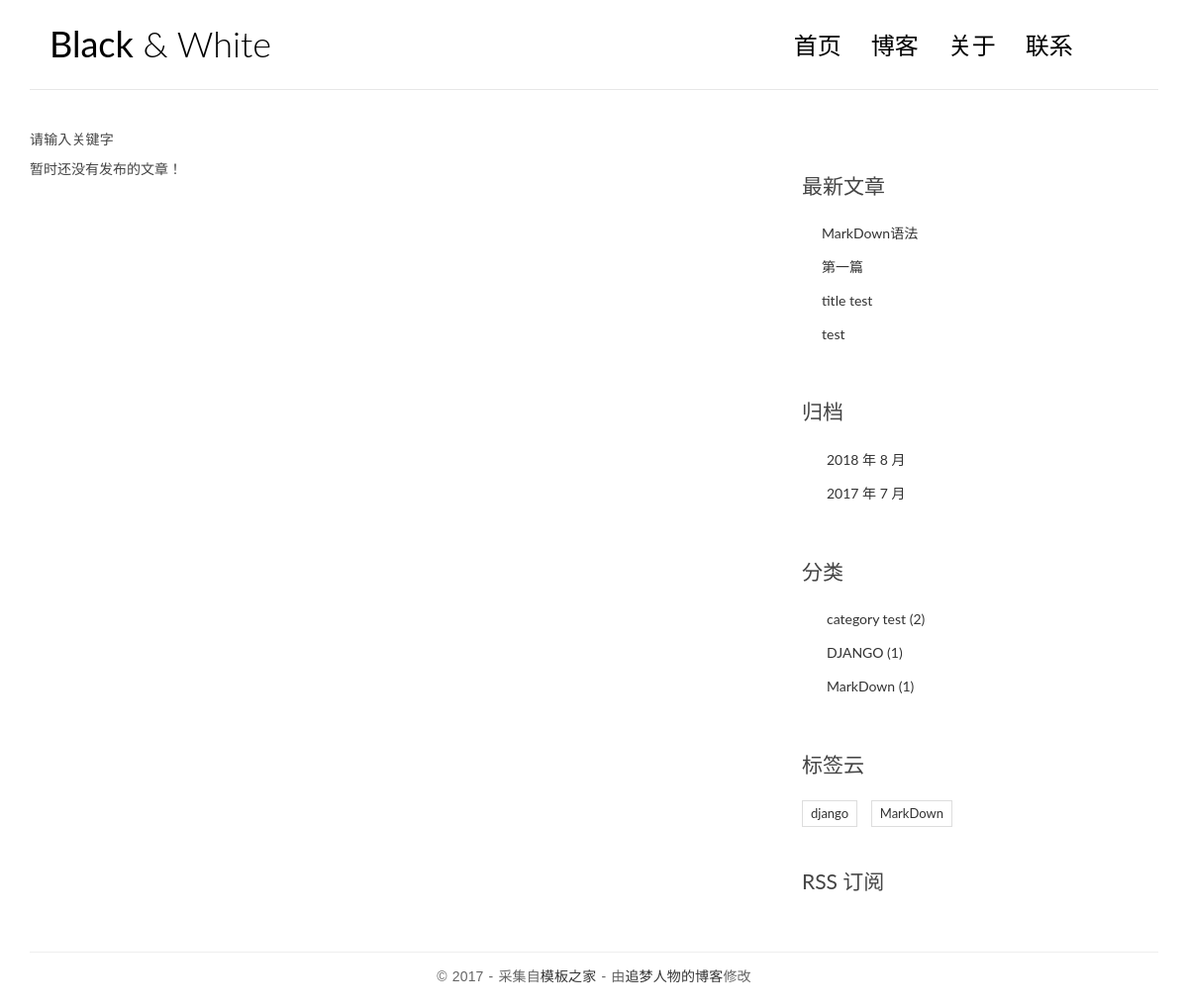
The page /search/ on the database as committed earlier.
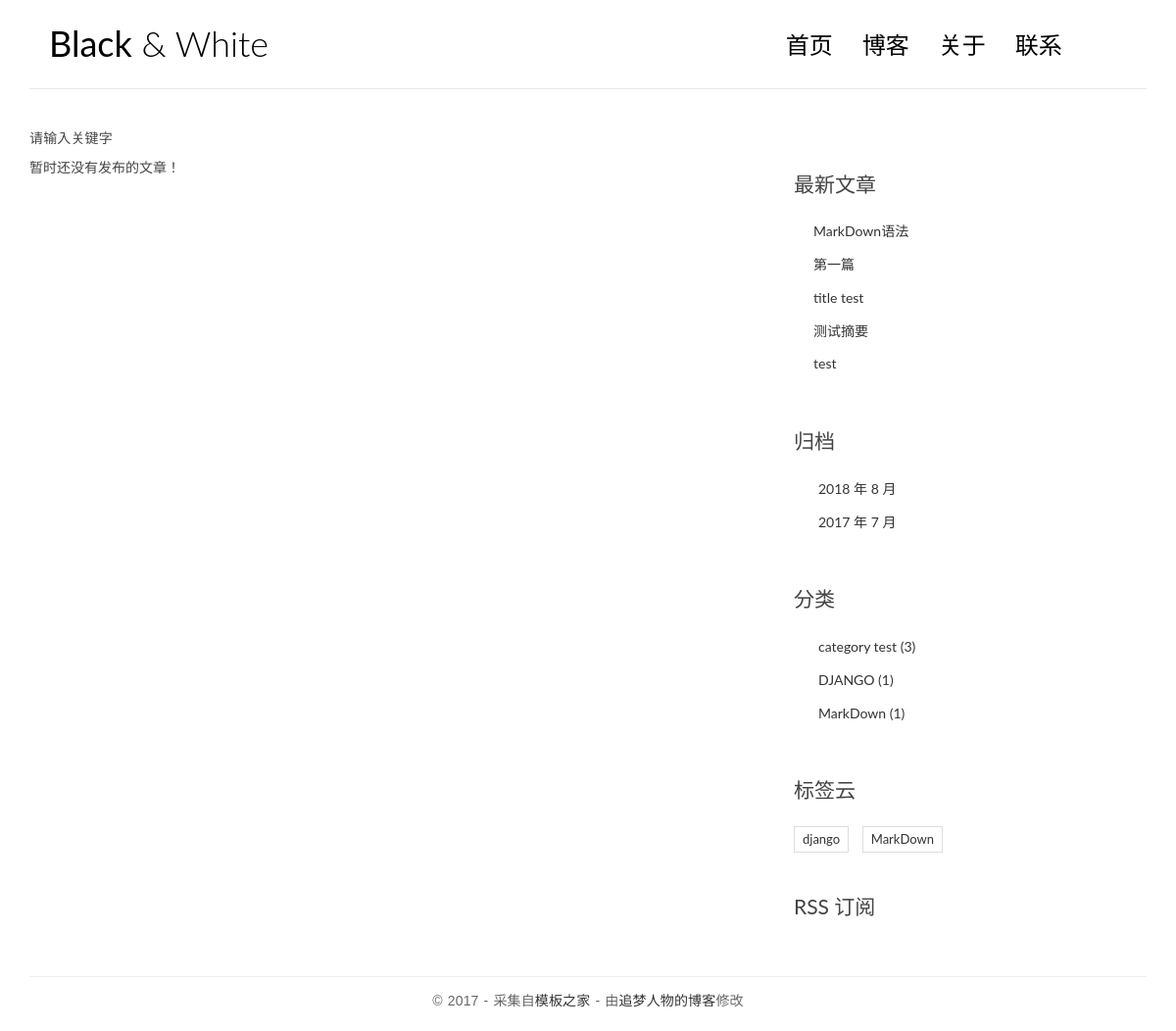
The same page on the database as committed later.
### blog/models.py (models this page shows, shortened)
class Post(models.Model):
    title = models.CharField(max_length=70)
    body = models.TextField()
    created_time = models.DateTimeField()
    modified_time = models.DateTimeField()
    excerpt = models.CharField(max_length=200, blank=True)
    category = models.ForeignKey(Category)
    tags = models.ManyToManyField(Tag, blank=True)
    author = models.ForeignKey(User)
    views = models.PositiveIntegerField(default=0)
    def get_absolute_url(self):
        return reverse('blog:detail', kwargs={'pk': self.pk})
    class Meta:
        ordering = ['-created_time']

class Category(models.Model):
    name = models.CharField(max_length=100)

class Tag(models.Model):
    name = models.CharField(max_length=100)

### blog/views.py (the view)
# urls.py: url(r'^search/$', views.search, name='search'),
def search(request):
    q = request.GET.get('q')
    error_msg = ''
    if not q:
        error_msg = '请输入关键字'
        return render(request, 'blog/index.html', {'error_msg': error_msg})
    post_list = Post.objects.filter(Q(title__icontains=q) | Q(body__icontains=q))
    return render(request, 'blog/index.html', {'error_msg': error_msg,
                                               'post_list': post_list})

### blog/templatetags/blog_tags.py (called while the page is built)
@register.simple_tag
def get_recent_posts(num=5):
    return Post.objects.all().order_by('-created_time')[:num]

@register.simple_tag
def archives():
    return Post.objects.dates('created_time', 'month', order='DESC')

@register.simple_tag
def get_categories():
    return Category.objects.annotate(num_posts=Count('post')).filter(num_posts__gt=0)

@register.simple_tag
def get_tags():
    return Tag.objects.annotate(num_posts=Count('post')).filter(num_posts__gt=0)

### templates/blog/index.html (shortened to what this page needs)
{% extends 'base.html' %}
{% block main %}
    {% if error_msg %}
        <p>{{ error_msg }}</p>
    {% endif %}
    {% for post in post_list %}
        <article class="post post-{{ post.pk }}">
            <header class="entry-header">
                <h1 class="entry-title">
                    <a href="{{ post.get_absolute_url }}">{{ post.title }}</a>
                </h1>
                <div class="entry-meta">
                    <span class="post-category"><a
                            href="{{ post.get_absolute_url }}">{{ post.category.name }}</a></span>
                    <span class="post-date"><a href="#"><time class="entry-date"
                                                              datetime="{{ post.created_time }}">{{ post.created_time }}</time></a></span>
                    <span class="post-author"><a href="#">{{ post.author }}</a></span>
                    <span class="comments-link"><a href="#">{{ post.comment_set.count }} 评论</a></span>
                    <span class="views-count"><a href="{{ post.get_absolute_url }}">{{ post.views }} 阅读</a></span>
                </div>
            </header>
            <div class="entry-content clearfix">
                <p>{{ post.excerpt }}</p>
                <div class="read-more cl-effect-14">
                    <a href="{{ post.get_absolute_url }}" class="more-link">继续阅读 <span class="meta-nav">→</span></a>
                </div>
            </div>
        </article>
    {% empty %}
        <div class="no-post">暂时还没有发布的文章！</div>
    {% endfor %}
{% endblock main %}

### templates/base.html (shortened to what the changed rows need)
{% load staticfiles %}
{% load blog_tags %}
<!DOCTYPE html>
<html>
<head>
    <link rel="stylesheet" href="http://code.ionicframework.com/ionicons/2.0.1/css/ionicons.min.css">
    <link rel="stylesheet" href="{% static 'blog/css/bootstrap.min.css' %}">
    <link rel="stylesheet" href="{% static 'blog/css/pace.css' %}">
    <link rel="stylesheet" href="{% static 'blog/css/custom.css' %}">
    <link rel="stylesheet" href="{% static 'blog/css/highlights/github.css' %}">
    <link rel="stylesheet" href="{% static 'blog/css/nav.css' %}">
</head>
<body>
<div class="container">
    <header id="site-header">
        <div class="row">
            <div class="col-md-4 col-sm-5 col-xs-8">
                <div class="logo">
                    <h1><a href="{% url 'blog:index' %}"><b>Black</b> &amp; White</a></h1>
                </div>
            </div>
        </div>
    </header>
</div>
<div class="content-body">
    <div class="container">
        <div class="row">
            <aside class="col-md-4">
                <div class="widget widget-recent-posts">
                    {% get_recent_posts as recent_post_list %}
                    <ul>
                        {% for post in recent_post_list %}
                        <li>
                            <a href="{{ post.get_absolute_url }}">{{ post.title }}</a>
                        </li>
                        {% empty %}
                        暂无文章！
                        {% endfor %}
                    </ul>
                </div>
                <div class="widget widget-archives">
                    {% archives as date_list %}
                    <ul>
                        {% for date in date_list %}
                        <li>
                            <a href="{% url 'blog:archives' date.year date.month %}">{{ date.year }} 年 {{ date.month }} 月</a>
                        </li>
                        {% endfor %}
                    </ul>
                </div>
                <div class="widget widget-category">
                    {% get_categories as category_list %}
                    <ul>
                        {% for category in category_list %}
                        <li>
                            <a href="{% url 'blog:category' category.pk %}">{{ category.name }}
                                <span class="post-count">({{ category.num_posts }})</span>
                            </a>
                        </li>
                        {% empty %}
                            暂无分类！
                        {% endfor %}
                    </ul>
                </div>
                <div class="widget widget-tag-cloud">
                    {% get_tags as tag_list %}
                    <ul>
                        {% for tag in tag_list %}
                        <li>
                            <a href="{% url 'blog:tag' tag.pk %}">{{ tag.name }}</a>
                        </li>
                        {% empty %}
                        暂无标签！
                        {% endfor %}
                    </ul>
                </div>
            </aside>
        </div>
    </div>
</div>
</body>
</html>

Rows that differ between the two databases and show on the page:
added Post: title "测试摘要"
computed for Category "category test": num_posts "2" → "3"
